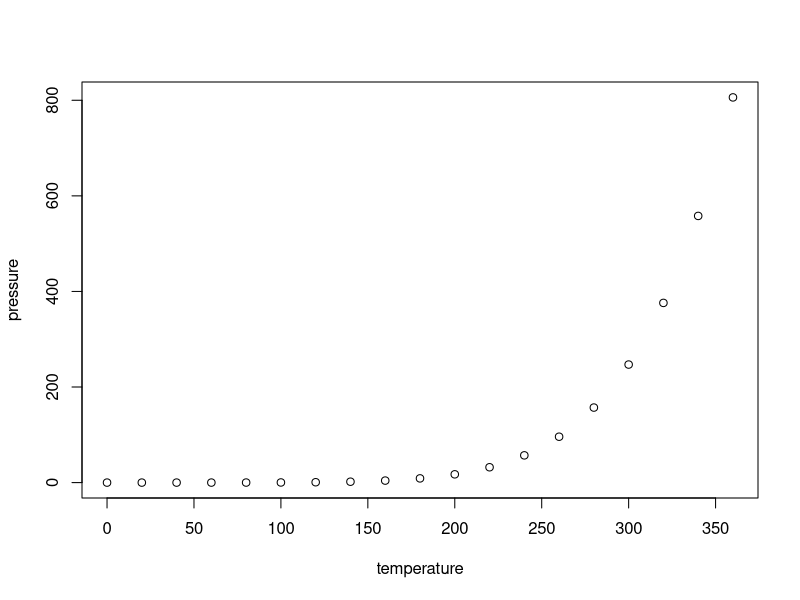
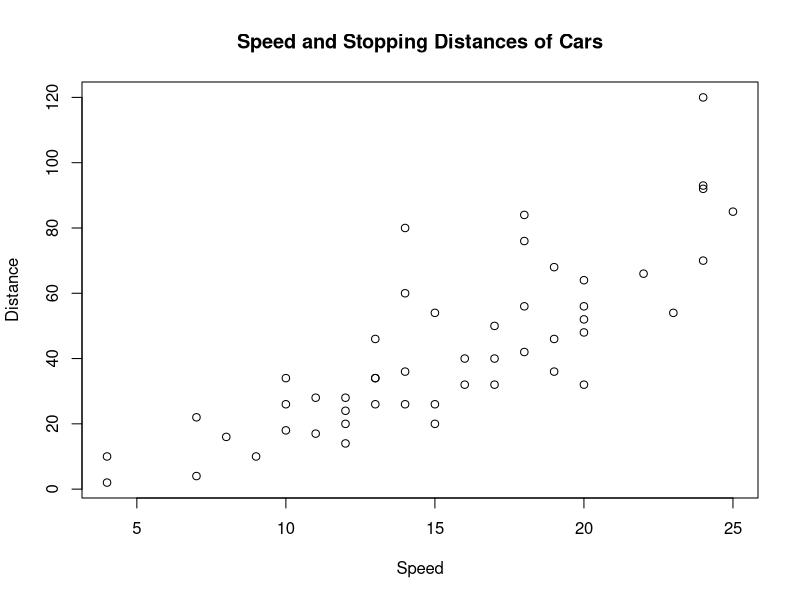

Here is the R script that generated these plots, in order:
## ---- chunk 1
knitr::opts_chunk$set(echo = TRUE)
## ---- chunk 2
summary(cars)
## ---- chunk 3
plot(pressure)
## ---- chunk 4
?median
## ---- chunk 5
pressure[1:10, 1:2]
## ---- chunk 6
head(pressure)
## ---- chunk 7
median(cars$dist)
## ---- chunk 8
mean(cars$speed)
## ---- chunk 9
summary(cars)
## ---- chunk 10
plot(
     cars$speed,
     cars$dist,
     xlab = "Speed",
     ylab = "Distance",
     main = "Speed and Stopping Distances of Cars"
    )
## ---- chunk 11
versicolors = subset(iris, Species == "versicolor") #subset data into only versicolors
sum(versicolors$Sepal.Length[25], versicolors$Sepal.Length[26]) / 2
## ---- chunk 12
sum(iris$Petal.Length[iris$Petal.Length <= 3])
